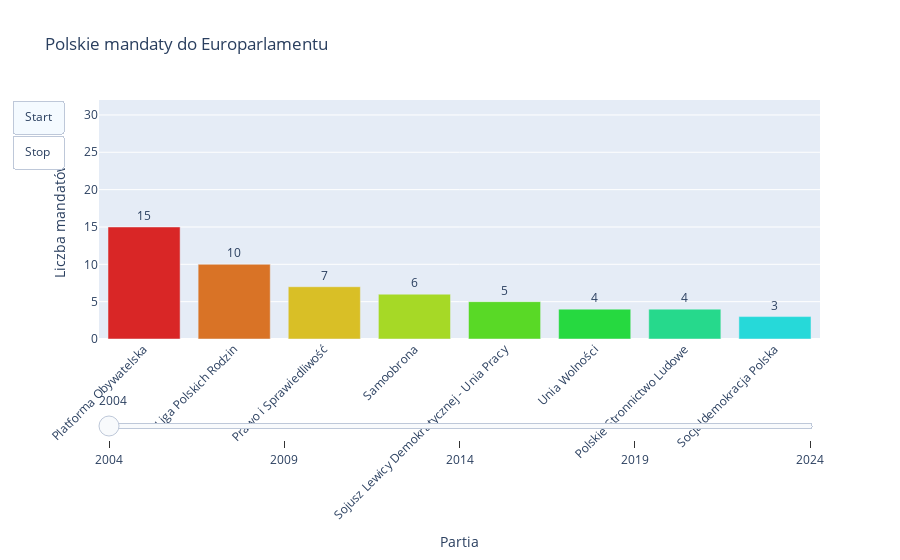

Notebook code cell kept with this figure:
### Markdown cell above
### Przyjrzyjmy się partiom, które dostały się do Europarlamentu.

### Code cell
# Filtrowanie partii, które dostały mandaty do Europarlamentu
df_europarlament = df[df["MANDATY TAK NIE"] == "Tak"].copy()
df_europarlament["MANDATY ILOSC"] = pd.to_numeric(df_europarlament["MANDATY ILOSC"], errors='coerce')

years = sorted(df_europarlament["ROK"].unique())
partie = df_europarlament["PARTIA"].unique()

# Kolory partii (spójne we wszystkich latach)
colors = {
    partia: f"hsl({i * 360 / len(partie)}, 70%, 50%)"
    for i, partia in enumerate(partie)
}

# Inicjalizacja figury
fig = go.Figure()
initial_year = years[0]
df_initial = df_europarlament[df_europarlament["ROK"] == initial_year]

fig.add_trace(go.Bar(
    x=df_initial["PARTIA"],
    y=df_initial["MANDATY ILOSC"],
    marker_color=[colors[p] for p in df_initial["PARTIA"]],
    text=df_initial["MANDATY ILOSC"],
    textposition='outside',
    name=str(initial_year)
))

# Ramki animacji i kroki suwaka
frames = []
steps = []

for year in years:
    df_year = df_europarlament[df_europarlament["ROK"] == year]
    partie_year = df_year["PARTIA"].tolist()
    y_values = df_year["MANDATY ILOSC"].tolist()

    frame = go.Frame(
        data=[go.Bar(
            x=partie_year,
            y=y_values,
            marker_color=[colors[p] for p in partie_year],
            text=y_values,
            textposition='outside'
        )],
        name=str(year)
    )
    frames.append(frame)

    steps.append({
        "method": "animate",
        "args": [[str(year)], {
            "mode": "immediate",
            "frame": {"duration": 600, "redraw": True},
            "transition": {"duration": 300}
        }],
        "label": str(year)
    })

fig.frames = frames

# Layout wykresu
fig.update_layout(
    title="Polskie mandaty do Europarlamentu",
    xaxis_title="Partia",
    yaxis_title="Liczba mandatów",
    xaxis_tickangle=-45,
    yaxis=dict(range=[0, df_europarlament["MANDATY ILOSC"].max() + 5]),
    sliders=[{
        "active": 0,
        "pad": {"t": 50},
        "steps": steps
    }],
    updatemenus=[{
        "type": "buttons",
        "buttons": [
            {"label": "Start", "method": "animate", "args": [None, {
                "frame": {"duration": 1000, "redraw": True},
                "fromcurrent": True,
                "transition": {"duration": 300}
            }]},
            {"label": "Stop", "method": "animate", "args": [[None], {
                "mode": "immediate",
                "frame": {"duration": 0, "redraw": False},
                "transition": {"duration": 0}
            }]}
        ]
    }],
    showlegend=False
)

fig.show()

### Figure 1 — Plotly figure (JSON) as saved in the notebook; plotly's stock layout.template omitted (floating-point values rounded to 4 significant figures)
{"data": [{"marker": {"color": ["hsl(0.0, 70%, 50%)", "hsl(25.714285714285715, 70%, 50%)", "hsl(51.42857142857143, 70%, 50%)", "hsl(77.14285714285714, 70%, 50%)", "hsl(102.85714285714286, 70%, 50%)", "hsl(128.57142857142858, 70%, 50%)", "hsl(154.28571428571428, 70%, 50%)", "hsl(180.0, 70%, 50%)"]}, "name": "2004", "text": [15, 10, 7, 6, 5, 4, 4, 3], "textposition": "outside", "type": "bar", "x": ["Platforma Obywatelska", "Liga Polskich Rodzin", "Prawo i Sprawiedliwość", "Samoobrona", "Sojusz Lewicy Demokratycznej - Unia Pracy", "Unia Wolności", "Polskie Stronnictwo Ludowe", "Socjaldemokracja Polska"], "y": [15, 10, 7, 6, 5, 4, 4, 3]}], "layout": {"showlegend": false, "sliders": [{"active": 0, "pad": {"t": 50}, "steps": [{"args": [["2004"], {"frame": {"duration": 600, "redraw": true}, "mode": "immediate", "transition": {"duration": 300}}], "label": "2004", "method": "animate"}, {"args": [["2009"], {"frame": {"duration": 600, "redraw": true}, "mode": "immediate", "transition": {"duration": 300}}], "label": "2009", "method": "animate"}, {"args": [["2014"], {"frame": {"duration": 600, "redraw": true}, "mode": "immediate", "transition": {"duration": 300}}], "label": "2014", "method": "animate"}, {"args": [["2019"], {"frame": {"duration": 600, "redraw": true}, "mode": "immediate", "transition": {"duration": 300}}], "label": "2019", "method": "animate"}, {"args": [["2024"], {"frame": {"duration": 600, "redraw": true}, "mode": "immediate", "transition": {"duration": 300}}], "label": "2024", "method": "animate"}]}], "title": {"text": "Polskie mandaty do Europarlamentu"}, "updatemenus": [{"buttons": [{"args": [null, {"frame": {"duration": 1000, "redraw": true}, "fromcurrent": true, "transition": {"duration": 300}}], "label": "Start", "method": "animate"}, {"args": [[null], {"frame": {"duration": 0, "redraw": false}, "mode": "immediate", "transition": {"duration": 0}}], "label": "Stop", "method": "animate"}], "type": "buttons"}], "xaxis": {"tickangle": -45, "title": {"text": "Partia"}}, "yaxis": {"range": [0, 32], "title": {"text": "Liczba mandatów"}}}}
